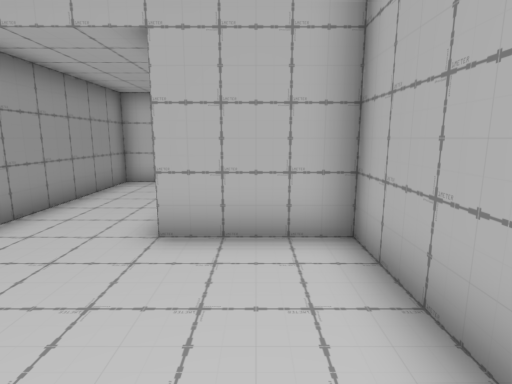
[1] (above)

17 first-person views from a walk through a 3-D level made in the Unity game engine. The camera is 1.5 m above the floor, tilts 10° down and sees 80° across. The floor is counted in squares, 1 m on a side. Each view is taken from the middle of a square. On the plan, view 1 faces up. The plan holds only what a view shows up to about 15 squares ahead; the rest is blank.

[2]
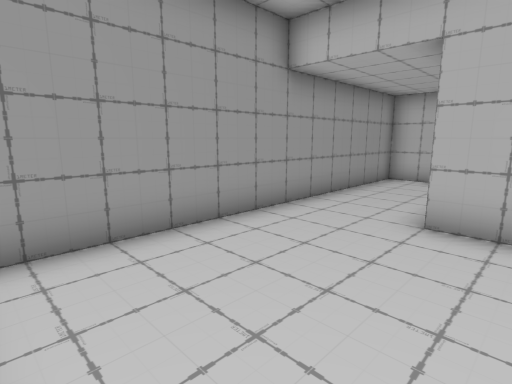

[3]
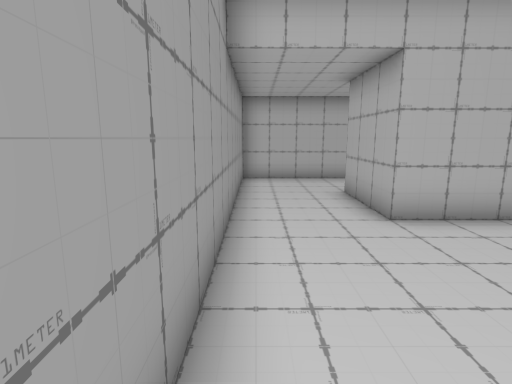

[4]
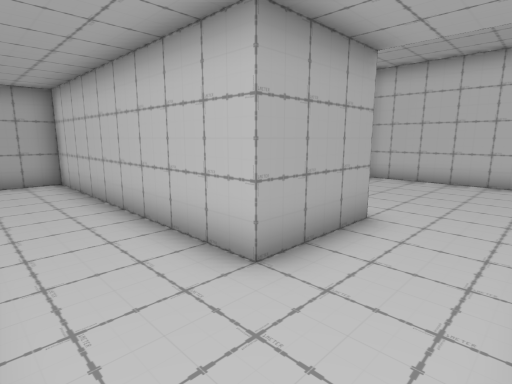

[5]
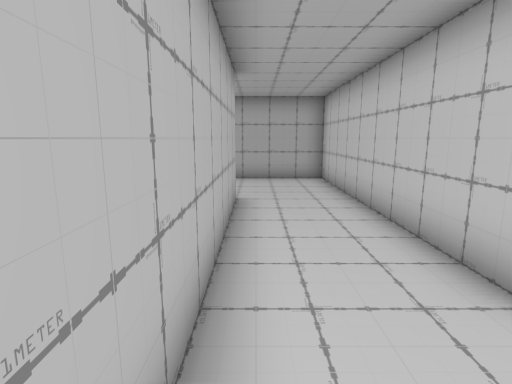

[6]
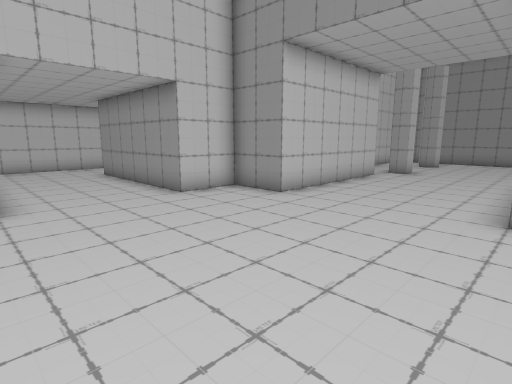

[7]
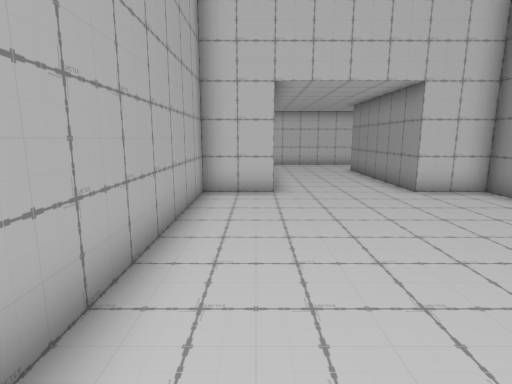

[8]
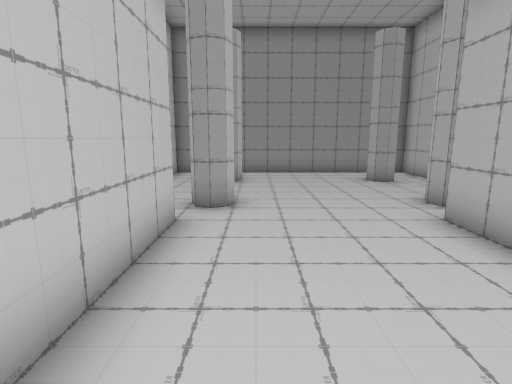

[9]
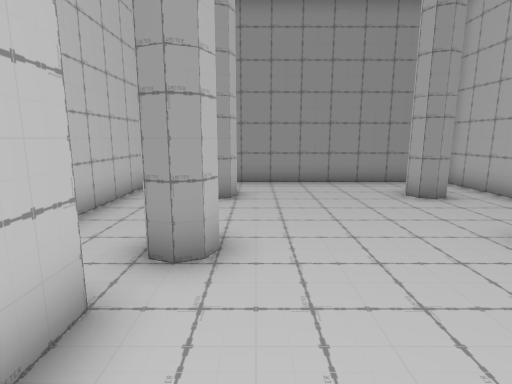

[10]
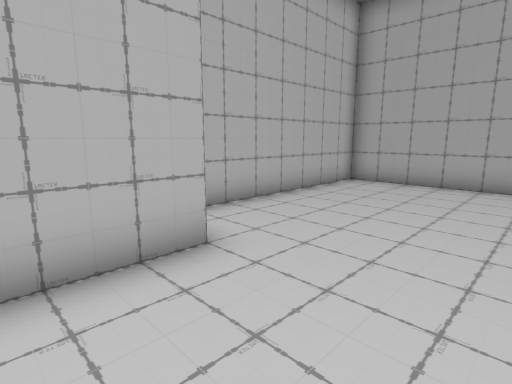

[11]
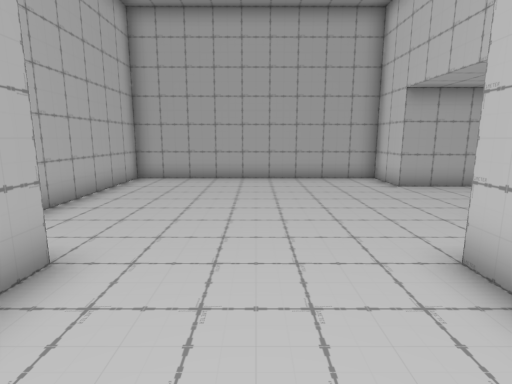

[12]
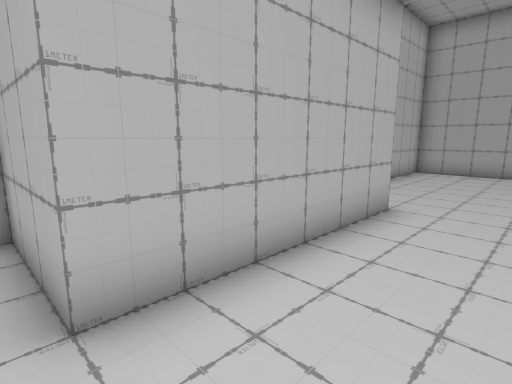

[13]
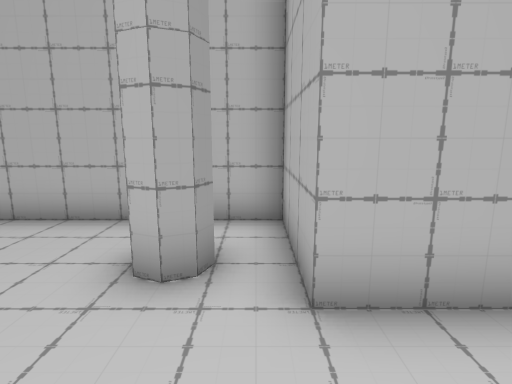

[14]
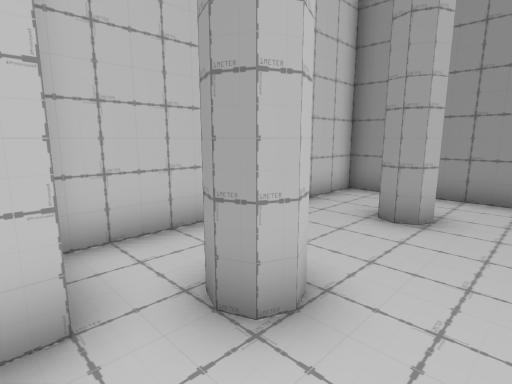

[15]
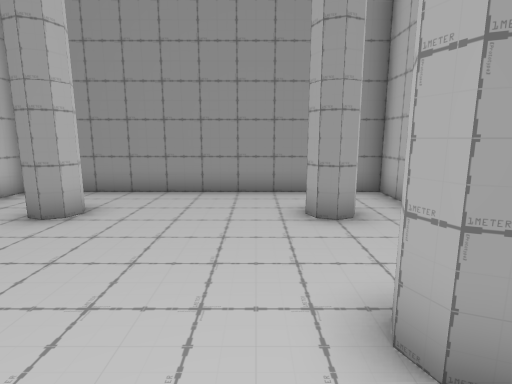

[16]
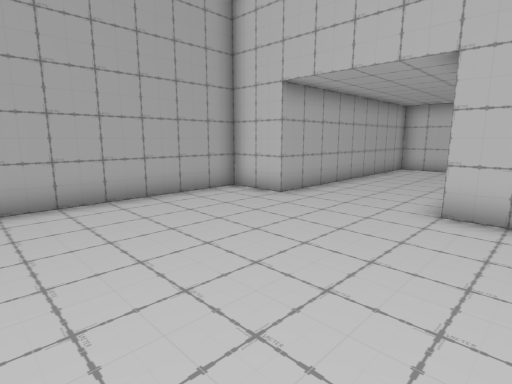

[17]
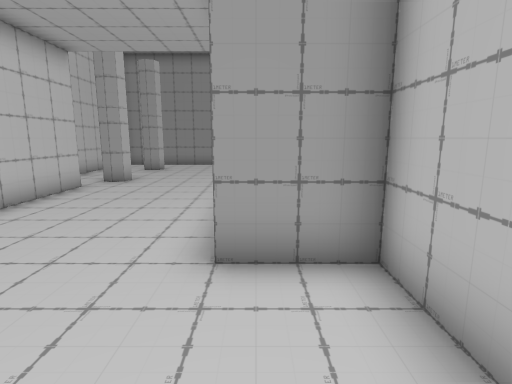

### Floor plan
Points are (right, up) in squares from view 1. A wall is a line through its corners. A room is listed if a view was taken in it or the views show most of it. See-through windows are left out.
Room 1 (views 1, 2, 3, 4, 5, 6, 7, 8, 9, 10, 11, 12, 13, 14, 15, 16, 17)
walls: (-4.6, 18.5) (1.5, 18.5) (1.5, 16.5) (3.5, 16.5) (3.5, 10.5) (-4.5, 10.5) (-4.5, -0.8); (-6.4, 19.3) (-6, 19.5) (-5.6, 19.4) (-5.5, 19) (-5.6, 18.7) (-6, 18.5); (-5.5, 24.5) (-5.6, 24.1) (-6, 24) (-6.5, 24.2); (-10.4, 19.3) (-10, 19.5) (-9.6, 19.4) (-9.5, 19) (-9.7, 18.6); (-10, 25) (-9.6, 24.9) (-9.5, 24.5) (-9.6, 24.2) (-10, 24) (-10.4, 24.2); (1.5, 1.5) (1.5, 4.5) (-1.5, 4.5) (-1.5, 7.5) (7.5, 7.5) (7.5, 16.5) (9.5, 16.5) (9.5, 25.5) (1.5, 25.5) (1.5, 23.5) (-4.5, 23.5) (-4.5, 26.5) (-12.5, 26.5) (-12.5, 16.5) (-4.9, 16.5); (-3.1, -1.5) (1.2, -1.5)

Positions as (right, up) in squares from view 1, and headings:
1: (0, 0), facing up
2: (0, -1), facing up-left
3: (-4, -1), facing up
4: (-4, 10), facing down-right
5: (-4, 10), facing right
6: (8, 24), facing down-left
7: (8, 25), facing down
8: (1, 20), facing left
9: (-2, 20), facing left
10: (-1, 20), facing up-right
11: (-2, 21), facing right
12: (-5, 21), facing up-right
13: (-5, 21), facing up
14: (-4, 21), facing down-left
15: (-4, 23), facing left
16: (2, 23), facing down-right
17: (5, 24), facing left
